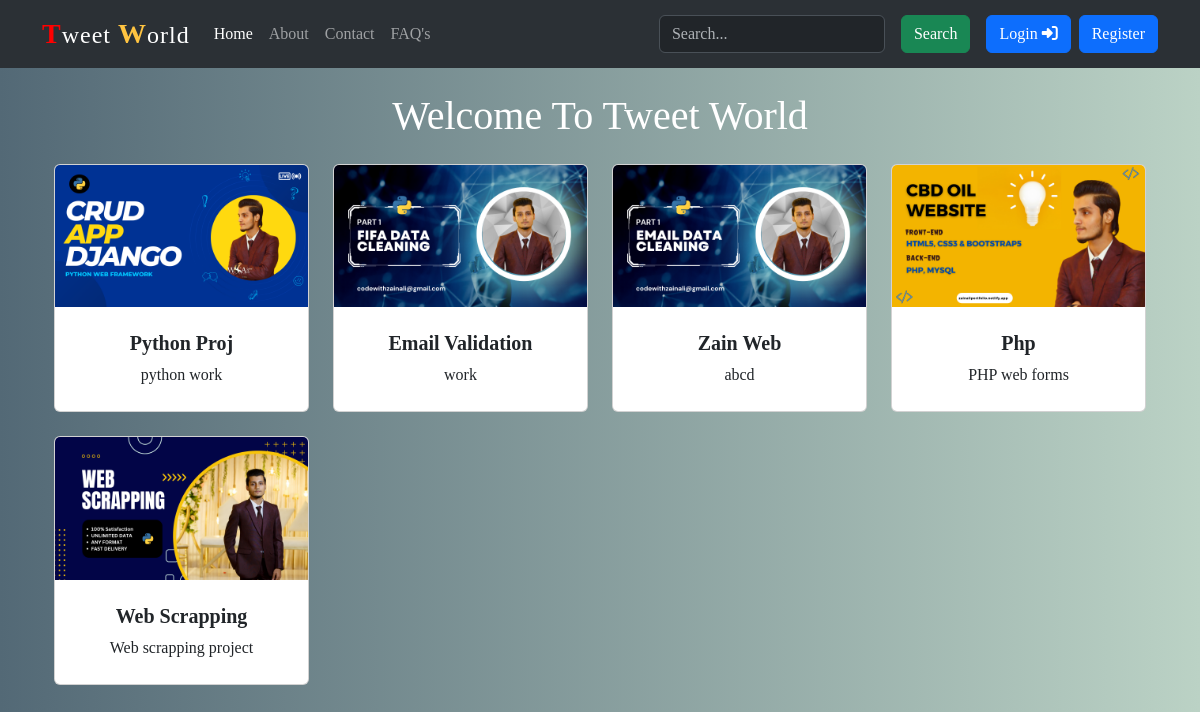
The page / on the database its author committed.
### home/models.py (models this page shows, shortened)
class Tweet(models.Model):
    user = models.ForeignKey(User,on_delete=models.CASCADE)
    title = models.TextField(max_length=50)
    desc =  models.TextField(max_length=255)
    image = models.ImageField(upload_to="TweetPhotos/",blank=True,null=True)
    created_at = models.DateTimeField(auto_now_add=True)
    updated_at = models.DateTimeField(auto_now=True)

### home/views.py (the view)
# urls.py: path('', views.index , name="index" ),
def index(request):
    tweets = Tweet.objects.all().order_by("-created_at")
    return render(request,"index.html",{"tweets":tweets})

### home/templates/index.html (shortened to what this page needs)
{% extends "base.html" %}
{% block content %}
<div class="container">
  {% if user.is_authenticated %}
  <h1 class="text-center text-white my-4">Welcome {{ request.user|capfirst }} To Tweet World</h1>
  {% else %}
  <h1 class="text-center text-white my-4">Welcome To Tweet World</h1>
  {% endif %}
  <div class="row">
    {% for tweet in tweets %}
    <div class="col-md-3 mb-4">
      <div class="card" style="width: 100%;">
        <img src="{{ tweet.image.url }}" class="card-img-top" alt="...">
        <div class="card-body">
          <h5 class="card-title text-center my-2 fw-bold">{{ tweet.title|title }}</h5>
          <p class="card-text text-center my-2">{{ tweet.desc }}</p>
        </div>
      </div>
    </div>
    {% endfor %}
  </div>
</div>
{% endblock content %}

### templates/base.html (shortened to what this page needs)
{% load static %}
<!DOCTYPE html>
<html lang="en">
<head>
    <link href="https://cdn.jsdelivr.net/npm/bootstrap@5.3.3/dist/css/bootstrap.min.css" rel="stylesheet">
    <link rel="stylesheet" href="https://cdnjs.cloudflare.com/ajax/libs/font-awesome/6.6.0/css/all.min.css" />
    <link rel="stylesheet" href="{% static 'css/style.css' %}">
</head>
<body >
    <nav class="navbar navbar-expand-lg bg-body-tertiary"data-bs-theme="dark" >
        <div class="container">
          <a class="navbar-brand logo" href="{% url 'index' %}">
            <span class="first-char">T</span>weet
            <span class="second-char">W</span>orld
          </a>
          <div class="collapse navbar-collapse" id="navbarSupportedContent">
            <ul class="navbar-nav me-auto mb-2 mb-lg-0">
              <li class="nav-item">
                <a class="nav-link active" aria-current="page" href="{% url 'index' %}">Home</a>
              </li>
              <li class="nav-item">
                <a class="nav-link" href="#">About</a>
              </li>
              <li class="nav-item">
                <a class="nav-link" href="#">Contact</a>
              </li>
              <li class="nav-item">
                <a class="nav-link" href="#">FAQ's</a>
              </li>
            </ul>
            <form class="d-flex" method="GET" action="{% url 'search' %}">
              <input type="text" name="query" placeholder="Search..." class="form-control me-2" required />
              <button type="submit" class="btn btn-success mx-2 ">Search </button>
          </form>
{% if user.is_authenticated %}
<form method="post" action="{% url 'logout' %}">
{% csrf_token %}
<button class="btn btn-danger mx-2">Logout</button>
</form>
{% else %}
<a class="btn btn-primary  mx-2"  href="{% url 'login' %}">Login <i class="fa-solid fa-right-to-bracket"></i></a>
<a class="btn btn-primary "  href="{% url 'register' %}">Register</a>
{% endif %}
          </div>
        </div>
      </nav>
      <div class="container">
          {% block content %}{% endblock content %}
      </div>
</body>
</html>

### static/css/style.css (style rules this page uses)
body { background: #BBD2C5; background: -webkit-linear-gradient(to right, #536976, #BBD2C5); background: linear-gradient(to right, #536976, #BBD2C5); font-family: cursive; }
.logo { font-family: cursive; font-size: x-large; letter-spacing: 1px; }
.first-char { color: red; font-weight: bolder; font-size: 28px; }
.second-char { color: rgb(255 196 65); font-weight: bolder; font-size: 28px; }

### rows shown on the page
Tweet: image (picture), title "Python Proj", desc "python work"
Tweet: image (picture), title "Email Validation", desc "work"
Tweet: image (picture), title "Zain Web", desc "abcd"
Tweet: image (picture), title "Php", desc "PHP web forms"
Tweet: image (picture), title "Web Scrapping", desc "Web scrapping project"
